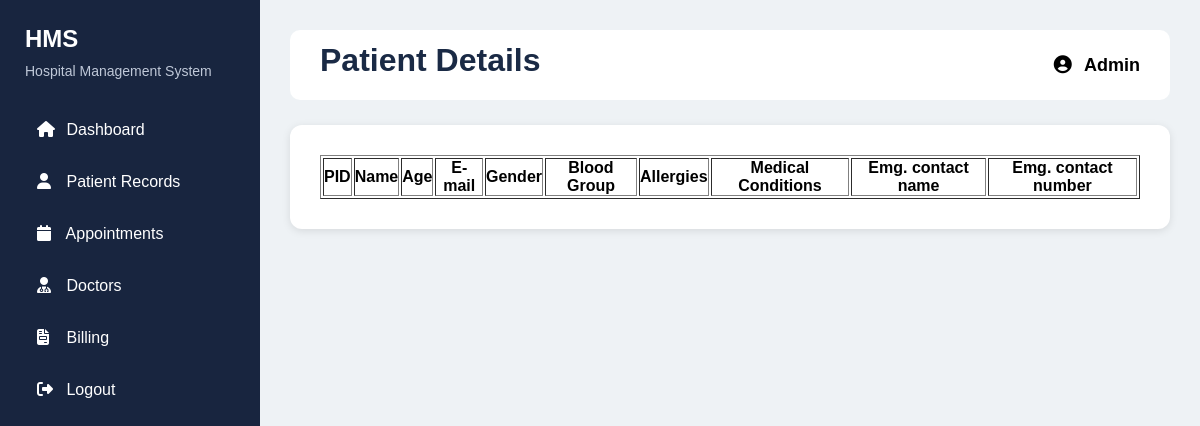
/viewpatients, run on an earlier commit of the app's database.
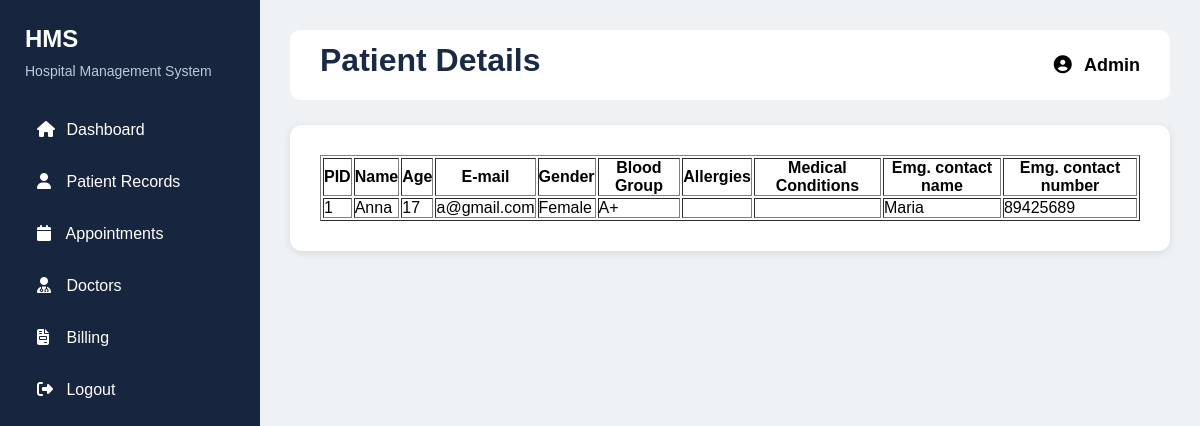
And on a later commit of the database.
### tables this page shows
CREATE TABLE patients(p_id INTEGER PRIMARY KEY AUTOINCREMENT,
                   name TEXT,age INTEGER,email TEXT,gender TEXT,blood_group TEXT,allergies TEXT,
                medical_conditions TEXT,emergency_name TEXT,emergency_number TEXT);

### app.py (the view)
@app.route('/viewpatients')
def viewpatients():
    conn=get_connection()
    cursor=conn.cursor()
    cursor.execute("SELECT* FROM patients")
    patients=cursor.fetchall()
    conn.close()
    return render_template('admin.view_patients.html',patients=patients)

### database.py (called while the page is built)
def get_connection():
    conn= sqlite3.connect("hospital.db")
    conn.row_factory = sqlite3.Row
    return conn

### templates/admin.view_patients.html (shortened to what this page needs)
<!DOCTYPE html>
<html lang="en">
<head>
    <link rel="stylesheet"
          href="https://cdnjs.cloudflare.com/ajax/libs/font-awesome/6.5.1/css/all.min.css">
    <link rel="stylesheet" href="{{url_for('static',filename='page.css')}}">
</head>
<body>
    <div class="main">
        <div class="sidebar">
            <div class="logo">
                <h2>HMS</h2>
                <p>Hospital Management System</p>
            </div>
            <div class="menu">
                <a href="/admin">
                    <i class="fa-solid fa-house"></i>
                    Dashboard
                </a>
                <a href="/viewpatients">
                    <i class="fa-solid fa-user"></i>
                    Patient Records
                </a>
                <a href="/viewappointments">
                    <i class="fa-solid fa-calendar"></i>
                    Appointments
                </a>
                <a href="/view_doc">
                    <i class="fa-solid fa-user-doctor"></i>
                    Doctors
                </a>
                <a href="/view_bill">
                    <i class="fa-solid fa-file-invoice"></i>
                    Billing
                </a>
                 <a href="/">
                   <i class="fa-solid fa-right-from-bracket"></i>
                    Logout
                </a>
            </div>
        </div>
        <div class="content">
            <div class="topbar">
                <h1 class="page-title">Patient Details</h1>
                <div class="profile">
                    <i class="fa-solid fa-user-circle"></i>
                    Admin
                </div>
            </div>
            <div class="card">
                <table border="1">
                    <tr>
                        <th>PID</th>
                        <th>Name</th>
                        <th>Age</th>
                        <th>E-mail</th>
                        <th>Gender</th>
                        <th>Blood Group</th>
                        <th>Allergies</th>
                        <th>Medical Conditions</th>
                        <th>Emg. contact name</th>
                        <th>Emg. contact number</th>
                    </tr>
                    {% for patient in patients %}
                    <tr>
                    <td>{{ patient["p_id"] }}</td>
                    <td>{{ patient["name"] }}</td>
                    <td>{{ patient["age"] }}</td>
                    <td>{{ patient["email"] }}</td>
                    <td>{{ patient["gender"] }}</td>
                    <td>{{ patient["blood_group"] }}</td>
                    <td>{{ patient["allergies"] }}</td>
                    <td>{{ patient["medical_conditions"] }}</td>
                    <td>{{ patient["emergency_name"] }}</td>
                    <td>{{ patient["emergency_number"]  }}</td>
                    </tr>
                    {% endfor %}
                </table>
            </div>
        </div>
    </div>
</body>
</html>

### static/page.css (style rules this page uses)
* { margin:0; padding: 0; box-sizing: border-box; font-family: Arial, sans-serif; }
body { background: #eef2f5; }
.main { display: flex; min-height: 100vh; }
.sidebar { width: 260px; background: #18253f; color: white; padding: 25px; }
.logo h2 { margin-bottom: 10px; }
.logo p { color: #bfc8d8; font-size: 14px; margin-bottom: 30px; }
.menu a { display: block; color: white; text-decoration: none; padding: 12px; margin-bottom: 10px; border-radius: 8px; transition: 0.3s; }
.menu i { width: 25px; }
.content { flex: 1; padding: 30px; }
.topbar { height: 70px; background: white; border-radius: 10px; display: flex; justify-content: space-between; align-items: center; padding: 0 30px; margin-bottom: 25px; }
.profile { font-size: 18px; font-weight: bold; }
.profile i { margin-right: 8px; }
.page-title { color: #1a2a45; margin-bottom: 10px; }
.card { background: white; padding: 30px; border-radius: 12px; box-shadow: 0 2px 8px rgba(0,0,0,0.1); }

What changed in the data, as far as the page shows it:
added patients: p_id "1", name "Anna", age "17", email "a@gmail.com", gender "Female", blood_group "A+", emergency_name "Maria", emergency_number "89425689"
